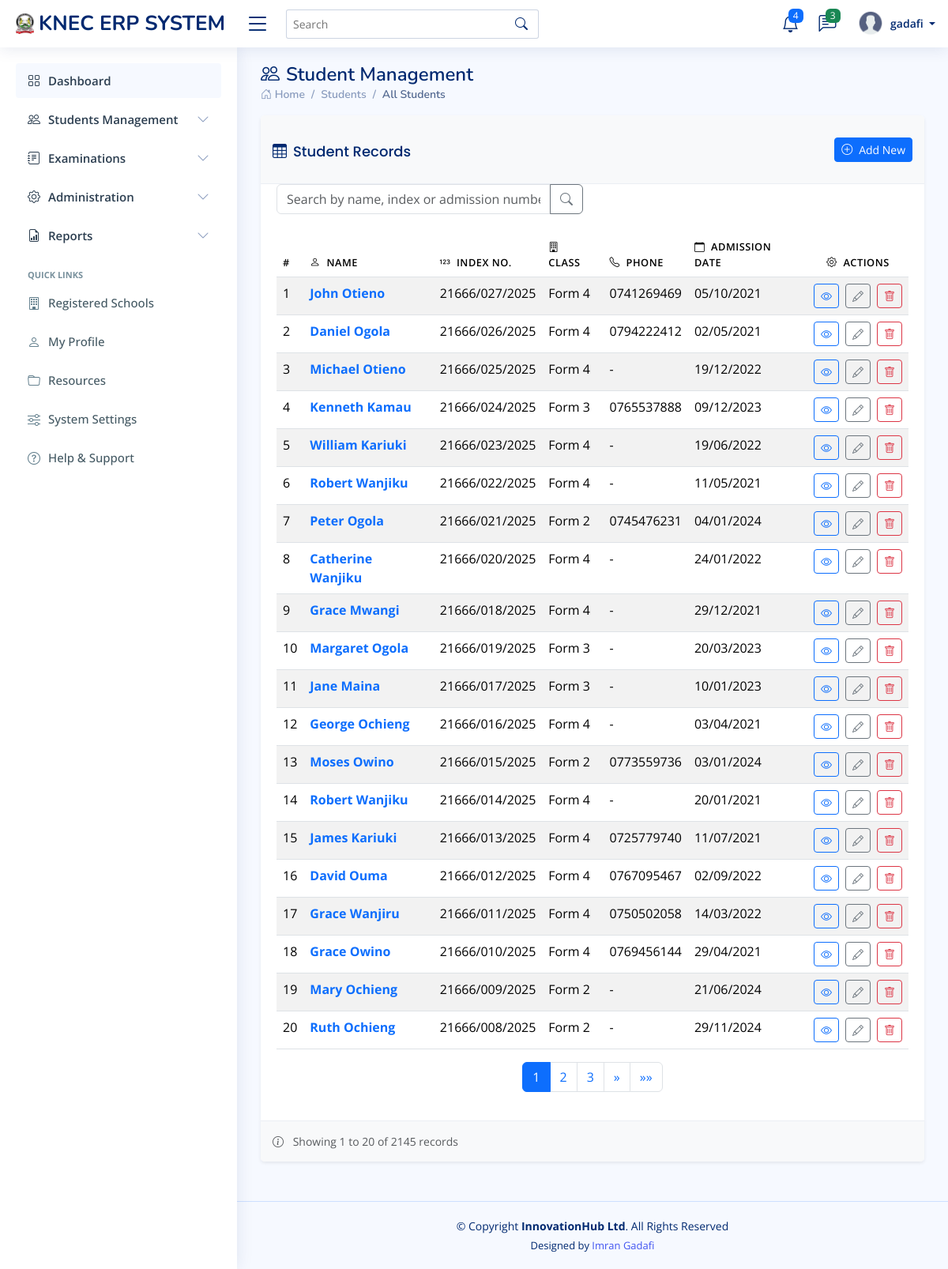
The app's page /student/ (signed in) with its own data.
### exam_portal/models.py (models this page shows, shortened)
class User(AbstractUser):
    USER_TYPE_CHOICES = (
        (1, 'student'),
        (2, 'school_admin'),
        (3, 'knec_official'),
    )
    user_type = models.PositiveSmallIntegerField(choices=USER_TYPE_CHOICES)
    phone_number = models.CharField(max_length=15, blank=True, null=True)

class Student(models.Model):
    GENDER_CHOICES = [
        ('M', 'Male'),
        ('F', 'Female'),
    ]
    first_name = models.CharField(max_length=100)
    middle_name = models.CharField(max_length=100, blank=True)
    last_name = models.CharField(max_length=100)
    birth_date = models.DateField()
    birth_certificate_number = models.CharField(max_length=20, blank=True, null=True)
    gender = models.CharField(max_length=1, choices=GENDER_CHOICES)
    nationality = models.CharField(max_length=50, default='Kenyan')
    county_of_origin = models.CharField(max_length=50)
    sub_county = models.CharField(max_length=50)
    passport_photo = models.ImageField(upload_to='student_photos/', blank=True, null=True)
    disability = models.CharField(max_length=100, blank=True, null=True)
    disability_description = models.TextField(blank=True, null=True)
    school = models.ForeignKey('School', on_delete=models.CASCADE, related_name='students')
    index_number = models.CharField(max_length=20, unique=True) # for kcse purpose format schoolcode/001/year for examination
    admision_number = models.CharField(max_length=20, null=True)
    admission_date = models.DateField()
    current_class = models.CharField(max_length=20)  # e.g., Form 1, Form 2, etc.
    house = models.CharField(max_length=50, blank=True, null=True)  # For boarding schools
    is_boarder = models.BooleanField(default=False)
    email = models.EmailField(blank=True, null=True)
    phone_number = models.CharField(max_length=15, blank=True, null=True)
    postal_address = models.CharField(max_length=100, blank=True, null=True)
    residential_address = models.TextField(blank=True, null=True)
    previous_school = models.CharField(max_length=100, blank=True, null=True)
    kcpe_year = models.PositiveIntegerField(blank=True, null=True)
    kcpe_index = models.CharField(max_length=20, blank=True, null=True)
    kcpe_marks = models.PositiveIntegerField(blank=True, null=True)
    created_at = models.DateTimeField(auto_now_add=True)
    updated_at = models.DateTimeField(auto_now=True)
    is_active = models.BooleanField(default=True)

### exam_portal/views.py (the view)
# urls.py: path('student/', views.student_list, name='student_list'),
def student_list(request):
    search_query = request.GET.get('search', '')
    students = Student.objects.all().order_by('-created_at')
    if search_query:
        students = students.filter(
            Q(index_number__icontains=search_query) |
            Q(first_name__icontains=search_query) |
            Q(last_name__icontains=search_query) |
            Q(admision_number__icontains=search_query))
    paginator = Paginator(students, 20)
    page_number = request.GET.get('page')
    page_obj = paginator.get_page(page_number)
    context = {
        'page_obj': page_obj,
        'search_query': search_query,
    }
    return render(request, 'students/admin/student_list.html', context)

### templates/students/admin/student_list.html (shortened to what this page needs)
{% extends "base/base.html" %}
{% load static %}
{% block content %}
<div class="pagetitle">
    <h1><i class="bi bi-people me-2"></i>Student Management</h1>
    <nav>
        <ol class="breadcrumb">
            <li class="breadcrumb-item"><a href="#"><i class="bi bi-house-door"></i> Home</a></li>
            <li class="breadcrumb-item">Students</li>
            <li class="breadcrumb-item active">All Students</li>
        </ol>
    </nav>
</div>
<section class="section">
    <div class="row">
        <div class="col-lg-12">
            <div class="card border-0 shadow-sm">
                <div class="card-header bg-light text-dark">
                    <div class="d-flex justify-content-between align-items-center">
                        <h5 class="card-title mb-0"><i class="bi bi-table me-2"></i>Student Records</h5>
                        <a href="{% url 'student_create' %}" class="btn btn-primary btn-sm">
                            <i class="bi bi-plus-circle me-2"></i>Add New
                        </a>
                    </div>
                </div>
                <div class="card-body">
                    <div class="row mb-4">
                        <div class="col-md-6">
                            <form method="get" class="search-form">
                                <div class="input-group">
                                    <input type="text" class="form-control" name="search"
                                           placeholder="Search by name, index or admission number..."
                                           value="{{ search_query }}">
                                    <button class="btn btn-outline-secondary" type="submit">
                                        <i class="bi bi-search"></i>
                                    </button>
                                </div>
                            </form>
                        </div>
                    </div>
                    <div class="table-responsive">
                        <table class="table table-hover table-striped">
                            <thead class="bg-light">
                                <tr>
                                    <th>#</th>
                                    <th><i class="bi bi-person me-1"></i> Name</th>
                                    <th><i class="bi bi-123 me-1"></i> Index No.</th>
                                    <th><i class="bi bi-building me-1"></i> Class</th>
                                    <th><i class="bi bi-telephone me-1"></i> Phone</th>
                                    <th><i class="bi bi-calendar me-1"></i> Admission Date</th>
                                    <th class="text-center"><i class="bi bi-gear me-1"></i> Actions</th>
                                </tr>
                            </thead>
                            <tbody>
                                {% for student in page_obj %}
                                <tr>
                                    <td>{{ forloop.counter }}</td>
                                    <td>
                                        <a href="{% url 'student_performance' student.pk %}" class="text-primary">
                                            <strong>{{ student.first_name }} {{ student.last_name }}</strong>
                                        </a>
                                    </td>
                                    <td>{{ student.index_number }}</td>
                                    <td>{{ student.current_class }}</td>
                                    <td>{{ student.phone_number|default:"-" }}</td>
                                    <td>{{ student.admission_date|date:"d/m/Y" }}</td>
                                    <td class="text-center">
                                        <div class="d-flex gap-2 justify-content-center">
                                            <a href="{% url 'student_detail' student.pk %}" class="btn btn-sm btn-outline-primary" title="View">
                                                <i class="bi bi-eye"></i>
                                            </a>
                                            <a href="{% url 'student_update' student.pk %}" class="btn btn-sm btn-outline-secondary" title="Edit">
                                                <i class="bi bi-pencil"></i>
                                            </a>
                                            <a href="{% url 'student_delete' student.pk %}" class="btn btn-sm btn-outline-danger" title="Delete">
                                                <i class="bi bi-trash"></i>
                                            </a>
                                        </div>
                                    </td>
                                </tr>
                                {% empty %}
                                <tr>
                                    <td colspan="7" class="text-center">No students found</td>
                                </tr>
                                {% endfor %}
                            </tbody>
                        </table>
                    </div>
                    {% if page_obj.has_other_pages %}
                    <nav aria-label="Page navigation">
                        <ul class="pagination justify-content-center">
                            {% for num in page_obj.paginator.page_range %}
                                {% if page_obj.number == num %}
                                    <li class="page-item active"><a class="page-link" href="#">{{ num }}</a></li>
                                {% elif num > page_obj.number|add:'-3' and num < page_obj.number|add:'3' %}
                                    <li class="page-item"><a class="page-link" href="?page={{ num }}">{{ num }}</a></li>
                                {% endif %}
                            {% endfor %}
                            {% if page_obj.has_next %}
                                <li class="page-item">
                                    <a class="page-link" href="?page={{ page_obj.next_page_number }}" aria-label="Next">
                                        <span aria-hidden="true">&raquo;</span>
                                    </a>
                                </li>
                                <li class="page-item">
                                    <a class="page-link" href="?page={{ page_obj.paginator.num_pages }}" aria-label="Last">
                                        <span aria-hidden="true">&raquo;&raquo;</span>
                                    </a>
                                </li>
                            {% endif %}
                        </ul>
                    </nav>
                    {% endif %}
                </div>
                <div class="card-footer bg-light text-muted small">
                    <i class="bi bi-info-circle me-2"></i>
                    Showing {{ page_obj.start_index }} to {{ page_obj.end_index }} of {{ page_obj.paginator.count }} records
                </div>
            </div>
        </div>
    </div>
</section>
{% endblock %}

### templates/base/navbars/knec_navbar.html (shortened to what this page needs)
{% load static %}
<header id="header" class="header fixed-top d-flex align-items-center">
    <div class="d-flex align-items-center justify-content-between">
      <a href="#" class="logo d-flex align-items-center">
        <img src="{% static 'assets/img/logo2.png'%}" alt="">
        <span class="d-none d-lg-block">KNEC ERP SYSTEM</span>
      </a>
      <i class="bi bi-list toggle-sidebar-btn"></i>
    </div>
    <div class="search-bar">
      <form class="search-form d-flex align-items-center" method="POST" action="#">
        <input type="text" name="query" placeholder="Search" title="Enter search keyword">
        <button type="submit" title="Search"><i class="bi bi-search"></i></button>
      </form>
    </div>
    <nav class="header-nav ms-auto">
      <ul class="d-flex align-items-center">
        <li class="nav-item dropdown">
          <a class="nav-link nav-icon" href="#" data-bs-toggle="dropdown">
            <i class="bi bi-bell"></i>
            <span class="badge bg-primary badge-number">4</span>
          </a>
        </li>
        <li class="nav-item dropdown">
          <a class="nav-link nav-icon" href="#" data-bs-toggle="dropdown">
            <i class="bi bi-chat-left-text"></i>
            <span class="badge bg-success badge-number">3</span>
          </a>
        </li>
        <li class="nav-item dropdown pe-3">
          <a class="nav-link nav-profile d-flex align-items-center pe-0" href="#" data-bs-toggle="dropdown">
            <img src="{% static 'assets/img/profile.png'%}" alt="Profile" class="rounded-circle">
            <span class="d-none d-md-block dropdown-toggle ps-2">
              {% if user.is_authenticated %}
                   {{ user.username }}
              {% else %}
                  Admin
              {% endif %}
            </span>
          </a>
        </li>
      </ul>
    </nav>
  </header>

### records on screen
User: username "gadafi"
Student: first_name "John", last_name "Otieno", index_number "21666/027/2025", current_class "Form 4", phone_number "0741269469", admission_date "05/10/2021"
Student: first_name "Daniel", last_name "Ogola", index_number "21666/026/2025", current_class "Form 4", phone_number "0794222412", admission_date "02/05/2021"
Student: first_name "Michael", last_name "Otieno", index_number "21666/025/2025", current_class "Form 4", phone_number "-", admission_date "19/12/2022"
Student: first_name "Kenneth", last_name "Kamau", index_number "21666/024/2025", current_class "Form 3", phone_number "0765537888", admission_date "09/12/2023"
Student: first_name "William", last_name "Kariuki", index_number "21666/023/2025", current_class "Form 4", phone_number "-", admission_date "19/06/2022"
Student: first_name "Robert", last_name "Wanjiku", index_number "21666/022/2025", current_class "Form 4", phone_number "-", admission_date "11/05/2021"
Student: first_name "Peter", last_name "Ogola", index_number "21666/021/2025", current_class "Form 2", phone_number "0745476231", admission_date "04/01/2024"
Student: first_name "Catherine", last_name "Wanjiku", index_number "21666/020/2025", current_class "Form 4", phone_number "-", admission_date "24/01/2022"
Student: first_name "Grace", last_name "Mwangi", index_number "21666/018/2025", current_class "Form 4", phone_number "-", admission_date "29/12/2021"
Student: first_name "Margaret", last_name "Ogola", index_number "21666/019/2025", current_class "Form 3", phone_number "-", admission_date "20/03/2023"
Student: first_name "Jane", last_name "Maina", index_number "21666/017/2025", current_class "Form 3", phone_number "-", admission_date "10/01/2023"
Student: first_name "George", last_name "Ochieng", index_number "21666/016/2025", current_class "Form 4", phone_number "-", admission_date "03/04/2021"
Student: first_name "Moses", last_name "Owino", index_number "21666/015/2025", current_class "Form 2", phone_number "0773559736", admission_date "03/01/2024"
Student: first_name "Robert", last_name "Wanjiku", index_number "21666/014/2025", current_class "Form 4", phone_number "-", admission_date "20/01/2021"
Student: first_name "James", last_name "Kariuki", index_number "21666/013/2025", current_class "Form 4", phone_number "0725779740", admission_date "11/07/2021"
Student: first_name "David", last_name "Ouma", index_number "21666/012/2025", current_class "Form 4", phone_number "0767095467", admission_date "02/09/2022"
Student: first_name "Grace", last_name "Wanjiru", index_number "21666/011/2025", current_class "Form 4", phone_number "0750502058", admission_date "14/03/2022"
Student: first_name "Grace", last_name "Owino", index_number "21666/010/2025", current_class "Form 4", phone_number "0769456144", admission_date "29/04/2021"
Student: first_name "Mary", last_name "Ochieng", index_number "21666/009/2025", current_class "Form 2", phone_number "-", admission_date "21/06/2024"
Student: first_name "Ruth", last_name "Ochieng", index_number "21666/008/2025", current_class "Form 2", phone_number "-", admission_date "29/11/2024"

### other values on screen
{{ num }} "1"
{{ num }} "2" "3"
{{ page_obj.start_index }} "1"
{{ page_obj.end_index }} "20"
{{ page_obj.paginator.count }} "2145"
